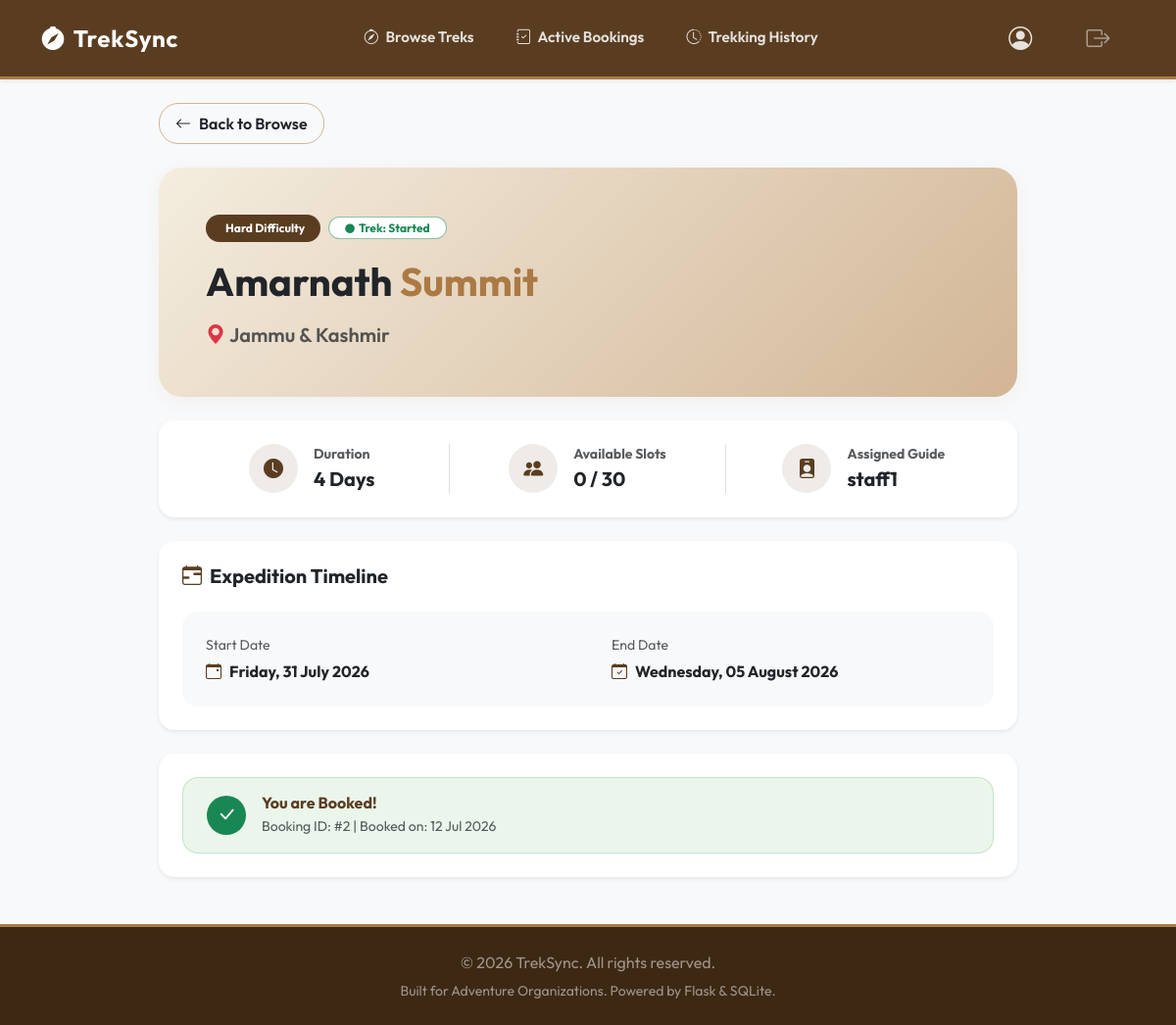
Page /trekker/trek/2 (signed in) on the committed database.
### models.py (models this page shows, shortened)
class Trek(db.Model):
    __tablename__ = 'trek'
    id = db.Column(db.Integer, primary_key=True)
    name = db.Column(db.String(100), nullable=False)
    location = db.Column(db.String(100), nullable=False)
    difficulty = db.Column(db.String(20), nullable=False)  # 'Easy', 'Moderate', 'Hard'
    duration = db.Column(db.Integer, nullable=False)  # in days
    max_slots = db.Column(db.Integer, nullable=False)
    available_slots = db.Column(db.Integer, nullable=False)
    staff_id = db.Column(db.Integer, db.ForeignKey('user.id'), nullable=True)  # Assigned staff
    status = db.Column(db.String(20), default='Pending')  # 'Pending', 'Approved', 'Open', 'Closed', 'Completed'
    start_date = db.Column(db.Date, nullable=False)
    end_date = db.Column(db.Date, nullable=False)
    staff = db.relationship('User', back_populates='assigned_treks', foreign_keys=[staff_id])
    bookings = db.relationship('Booking', back_populates='trek', cascade="all, delete-orphan")

class User(db.Model, UserMixin):
    __tablename__ = 'user'
    id = db.Column(db.Integer, primary_key=True)
    username = db.Column(db.String(80), unique=True, nullable=False)
    email = db.Column(db.String(120), unique=True, nullable=False)
    password_hash = db.Column(db.String(255), nullable=False)
    role = db.Column(db.String(20), nullable=False)  # 'admin', 'staff', 'trekker'
    is_active = db.Column(db.Boolean, default=True)  # Admin can deactivate
    is_blacklisted = db.Column(db.Boolean, default=False)  # Admin can blacklist
    profile = db.relationship('StaffProfile', back_populates='user', uselist=False, cascade="all, delete-orphan")
    bookings = db.relationship('Booking', back_populates='user', cascade="all, delete-orphan")
    assigned_treks = db.relationship('Trek', back_populates='staff', foreign_keys='Trek.staff_id')

class Booking(db.Model):
    __tablename__ = 'booking'
    id = db.Column(db.Integer, primary_key=True)
    user_id = db.Column(db.Integer, db.ForeignKey('user.id'), nullable=False)
    trek_id = db.Column(db.Integer, db.ForeignKey('trek.id'), nullable=False)
    booking_date = db.Column(db.DateTime, default=datetime.utcnow)
    status = db.Column(db.String(20), default='Booked')  # 'Booked', 'Cancelled', 'Completed'
    user = db.relationship('User', back_populates='bookings')
    trek = db.relationship('Trek', back_populates='bookings')

### app.py (the view)
@app.route('/trekker/trek/<int:trek_id>')
@login_required
def trekker_trek_detail(trek_id):
    if current_user.role != 'trekker':
        flash('Access denied.', 'error')
        return redirect(url_for('home'))
    trek = Trek.query.get_or_404(trek_id)
    active_booking = Booking.query.filter_by(user_id=current_user.id, trek_id=trek.id, status='Booked').first()
    return render_template('trekker/trek_detail.html', trek=trek, active_booking=active_booking)

### app.py (called while the page is built)
@login_manager.user_loader
def load_user(user_id):
    return User.query.get(int(user_id))

### templates/trekker/trek_detail.html (shortened to what this page needs)
{% extends "base.html" %}
{% block content %}
<div class="container" style="max-width: 900px;">
    <div class="mb-4">
        <a href="{{ url_for('trekker_dashboard') }}" class="btn btn-outline-tan text-dark px-3 py-2 fw-semibold d-inline-flex align-items-center gap-2">
            <i class="bi bi-arrow-left"></i> Back to Browse
        </a>
    </div>
    <div class="card detail-banner-card border-0 mb-4 position-relative">
        <div class="detail-banner-overlay-img"></div>
        <div class="card-body p-4 p-md-5 position-relative" style="z-index: 2; max-width: 55%;">
            <div class="d-flex align-items-center flex-wrap gap-2 mb-3">
                <span class="badge py-2 px-3 fw-bold rounded-pill text-white" style="background-color: var(--primary-color) !important;">
                    {{ trek.difficulty }} Difficulty
                </span>
                <span class="badge bg-white text-success border border-success border-opacity-50 py-1.5 px-3 fw-bold rounded-pill font-size-sm">
                    <i class="bi bi-circle-fill text-success me-1" style="font-size: 0.6rem;"></i>Trek: {{ trek.status }}
                </span>
            </div>
            {% set name_parts = trek.name.split(' ') %}
            {% if name_parts|length > 1 %}
                <h1 class="display-6 fw-bold mb-3 text-dark">
                    {{ name_parts[:-1]|join(' ') }} <span class="text-accent">{{ name_parts[-1] }}</span>
                </h1>
            {% else %}
                <h1 class="display-6 fw-bold mb-3 text-dark">{{ trek.name }}</h1>
            {% endif %}
            <p class="lead mb-0 text-muted fw-semibold">
                <i class="bi bi-geo-alt-fill text-danger me-1"></i>{{ trek.location }}
            </p>
        </div>
    </div>
    <div class="card border-0 shadow-sm mb-4 bg-white">
        <div class="card-body p-4">
            <div class="row g-3 text-center align-items-center">
                <div class="col-md-4 border-end">
                    <div class="d-flex align-items-center justify-content-center gap-3">
                        <div class="bg-success bg-opacity-10 text-success rounded-circle p-3 d-inline-flex justify-content-center align-items-center" style="width: 50px; height: 50px; background-color: rgba(90, 61, 33, 0.1) !important; color: var(--primary-color) !important;">
                            <i class="bi bi-clock-fill fs-5"></i>
                        </div>
                        <div class="text-start">
                            <small class="text-muted d-block uppercase font-size-xs fw-bold">Duration</small>
                            <span class="fs-5 fw-bold text-dark">{{ trek.duration }} Days</span>
                        </div>
                    </div>
                </div>
                <div class="col-md-4 border-end">
                    <div class="d-flex align-items-center justify-content-center gap-3">
                        <div class="bg-success bg-opacity-10 text-success rounded-circle p-3 d-inline-flex justify-content-center align-items-center" style="width: 50px; height: 50px; background-color: rgba(90, 61, 33, 0.1) !important; color: var(--primary-color) !important;">
                            <i class="bi bi-people-fill fs-5"></i>
                        </div>
                        <div class="text-start">
                            <small class="text-muted d-block uppercase font-size-xs fw-bold">Available Slots</small>
                            <span class="fs-5 fw-bold text-dark">{{ trek.available_slots }} / {{ trek.max_slots }}</span>
                        </div>
                    </div>
                </div>
                <div class="col-md-4">
                    <div class="d-flex align-items-center justify-content-center gap-3">
                        <div class="bg-success bg-opacity-10 text-success rounded-circle p-3 d-inline-flex justify-content-center align-items-center" style="width: 50px; height: 50px; background-color: rgba(90, 61, 33, 0.1) !important; color: var(--primary-color) !important;">
                            <i class="bi bi-person-badge-fill fs-5"></i>
                        </div>
                        <div class="text-start">
                            <small class="text-muted d-block uppercase font-size-xs fw-bold">Assigned Guide</small>
                            <span class="fs-5 fw-bold text-dark">
                                {% if trek.staff %}
                                    {{ trek.staff.username }}
                                {% else %}
                                    Unassigned
                                {% endif %}
                            </span>
                        </div>
                    </div>
                </div>
            </div>
        </div>
    </div>
    <div class="card border-0 shadow-sm mb-4 bg-white">
        <div class="card-body p-4">
            <h5 class="fw-bold text-dark mb-4">
                <i class="bi bi-calendar-range me-2 text-success" style="color: var(--primary-color) !important;"></i>Expedition Timeline
            </h5>
            <div class="bg-light p-4 rounded-4">
                <div class="row g-3 text-center text-md-start">
                    <div class="col-md-6 border-end-md">
                        <small class="text-muted d-block mb-1">Start Date</small>
                        <strong class="fs-6 text-dark d-inline-flex align-items-center gap-2">
                            <i class="bi bi-calendar-event text-success" style="color: var(--primary-color) !important;"></i>{{ trek.start_date.strftime('%A, %d %B %Y') }}
                        </strong>
                    </div>
                    <div class="col-md-6 ps-md-4">
                        <small class="text-muted d-block mb-1">End Date</small>
                        <strong class="fs-6 text-dark d-inline-flex align-items-center gap-2">
                            <i class="bi bi-calendar-check text-success" style="color: var(--primary-color) !important;"></i>{{ trek.end_date.strftime('%A, %d %B %Y') }}
                        </strong>
                    </div>
                </div>
            </div>
        </div>
    </div>
    <div class="card border-0 shadow-sm bg-white overflow-hidden mb-4">
        <div class="card-body p-4">
            {% if active_booking %}
                <div class="alert alert-success border-0 py-3 px-4 mb-0 rounded-4 d-flex align-items-center justify-content-between flex-wrap gap-3" style="background-color: #ebf5eb !important; border: 1px solid rgba(40, 167, 69, 0.2) !important; color: #1e4620 !important;">
                    <div class="d-flex align-items-center gap-3">
                        <div class="bg-success text-white rounded-circle p-2 d-inline-flex justify-content-center align-items-center" style="width: 40px; height: 40px;">
                            <i class="bi bi-check-lg fs-5"></i>
                        </div>
                        <div>
                            <h6 class="fw-bold mb-1">You are Booked!</h6>
                            <p class="mb-0 small text-muted">Booking ID: #{{ active_booking.id }} | Booked on: {{ active_booking.booking_date.strftime('%d %b %Y') }}</p>
                        </div>
                    </div>
                </div>
            {% endif %}
        </div>
    </div>
</div>
{% endblock %}

### static/css/style.css (style rules this page uses)
:root { --primary-color: #5a3d21; --primary-dark: #3d2814; --primary-light: #f4eddf; --accent-color: #ab7a44; --tan-color: #d2b595; --bg-color: #fcfaf7; --card-shadow: 0 4px 20px rgba(90, 61, 33, 0.05); --card-shadow-hover: 0 8px 30px rgba(90, 61, 33, 0.12); }
body { font-family: 'Outfit', sans-serif; background-color: var(--bg-color); display: flex; flex-direction: column; min-height: 100vh; }
h1, h2, h3, h4, h5, h6 { font-weight: 700; color: var(--primary-color); }
.btn-outline-tan { border: 1.5px solid var(--tan-color); color: var(--tan-color); border-radius: 20px; transition: all 0.25s ease; }
.card { border: 1px solid rgba(210, 181, 149, 0.2); border-radius: 16px; box-shadow: var(--card-shadow); transition: transform 0.3s ease, box-shadow 0.3s ease; }
.text-accent { color: var(--accent-color) !important; }
.detail-banner-card { background: linear-gradient(135deg, #f4eddf 0%, #d2b595 100%); border-radius: 24px; overflow: hidden; position: relative; border: none; box-shadow: var(--card-shadow); }
.detail-banner-overlay-img { position: absolute; top: 0; right: 0; width: 48%; height: 100%; background-image: url('https://images.unsplash.com/photo-1464822759023-fed622ff2c3b?auto=format&fit=crop&w=800&q=80'); background-size: cover; background-position: center; clip-path: polygon(12% 0%, 100% 0%, 100% 100%, 0% 100%); }

### rows in the picture
Trek: difficulty "Hard", status "Started", location "Jammu & Kashmir", duration "4", available_slots "0", max_slots "30", start_date "Friday, 31 July 2026", end_date "Wednesday, 05 August 2026"
User: staff.username "staff1"
Booking: id "2", booking_date "12 Jul 2026"

### other values in the picture
{{ name_parts[:-1]|join(' ') }} "Amarnath"
{{ name_parts[-1] }} "Summit"
